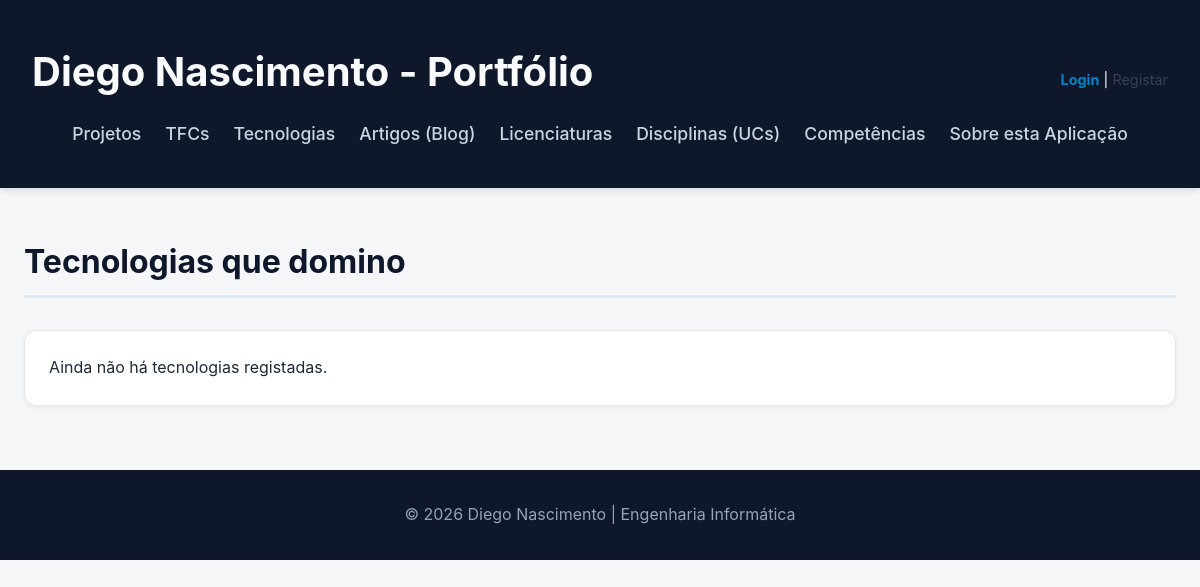
Before: /tecnologias/ with the older database file.
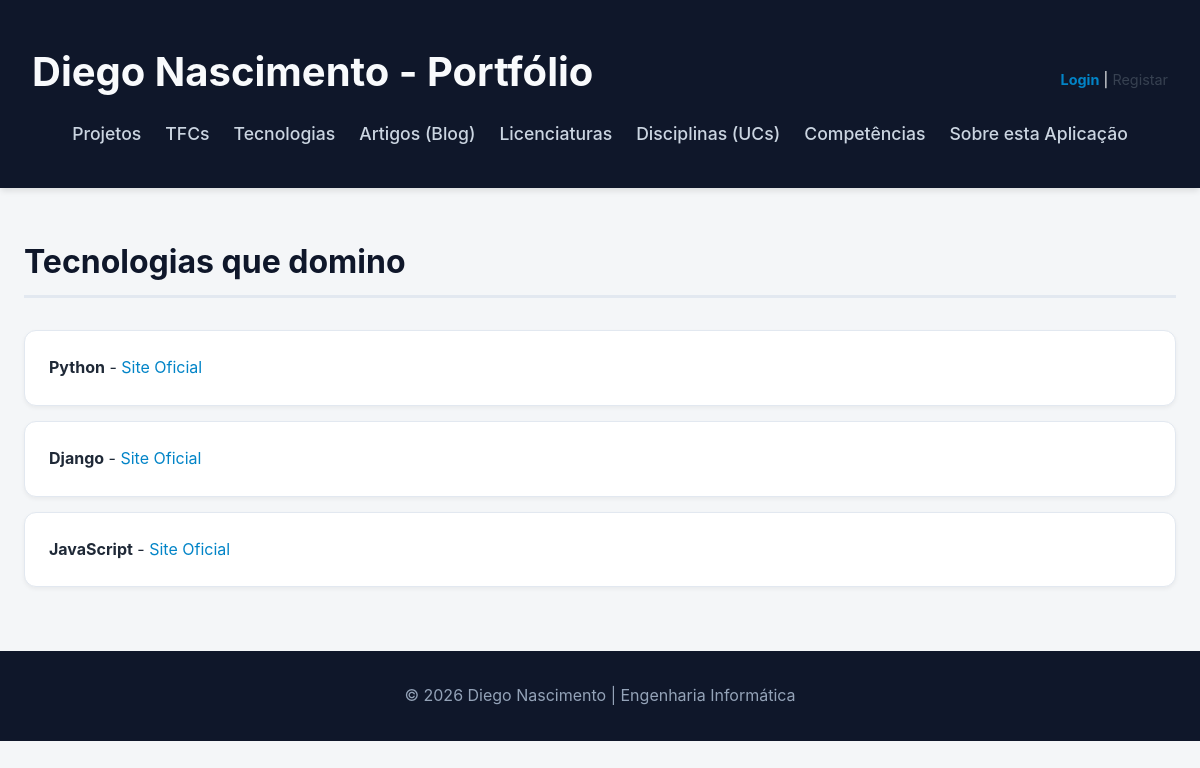
After: the same page with the newer database file.
### portfolio/models.py (models this page shows, shortened)
class Tecnologia(models.Model):
    nome = models.CharField(max_length=100)
    tipo = models.ForeignKey(TipoTecnologia, on_delete=models.SET_NULL, null=True, blank=True, related_name='tecnologias')
    descricao = models.TextField(blank=True, null=True, help_text="Descrição do que a tecnologia faz e o que gostas/não gostas nela.")
    logotipo = models.ImageField(upload_to='tecnologias/')
    link_oficial = models.URLField()
    nivel_interesse = models.IntegerField() # Exemplo: de 1 a 5

### portfolio/views.py (the view)
# urls.py: path('tecnologias/', views.tecnologias_view, name='tecnologias'),
def tecnologias_view(request):
    tecnologias = Tecnologia.objects.all()
    return render(request, 'portfolio/tecnologias.html', {'tecnologias': tecnologias})

### portfolio/templates/portfolio/tecnologias.html (shortened to what this page needs)
{% extends "portfolio/base.html" %}
{% block content %}
    <h2>Tecnologias que domino</h2>
    <ul>
        {% for tech in tecnologias %}
            <li style="margin-bottom: 15px;">
                <strong>{{ tech.nome }}</strong>
                {% if tech.link_oficial %}
                    - <a href="{{ tech.link_oficial }}" target="_blank" style="color: #0284c7; text-decoration: none;">Site Oficial</a>
                {% endif %}
            </li>
        {% empty %}
            <li>Ainda não há tecnologias registadas.</li>
        {% endfor %}
    </ul>
{% endblock %}

Changed rows visible on the page:
added Tecnologia: nome "Python"
added Tecnologia: nome "Django"
added Tecnologia: nome "JavaScript"
Other visible differences:
text no longer shown: "Ainda não há tecnologias registadas."
